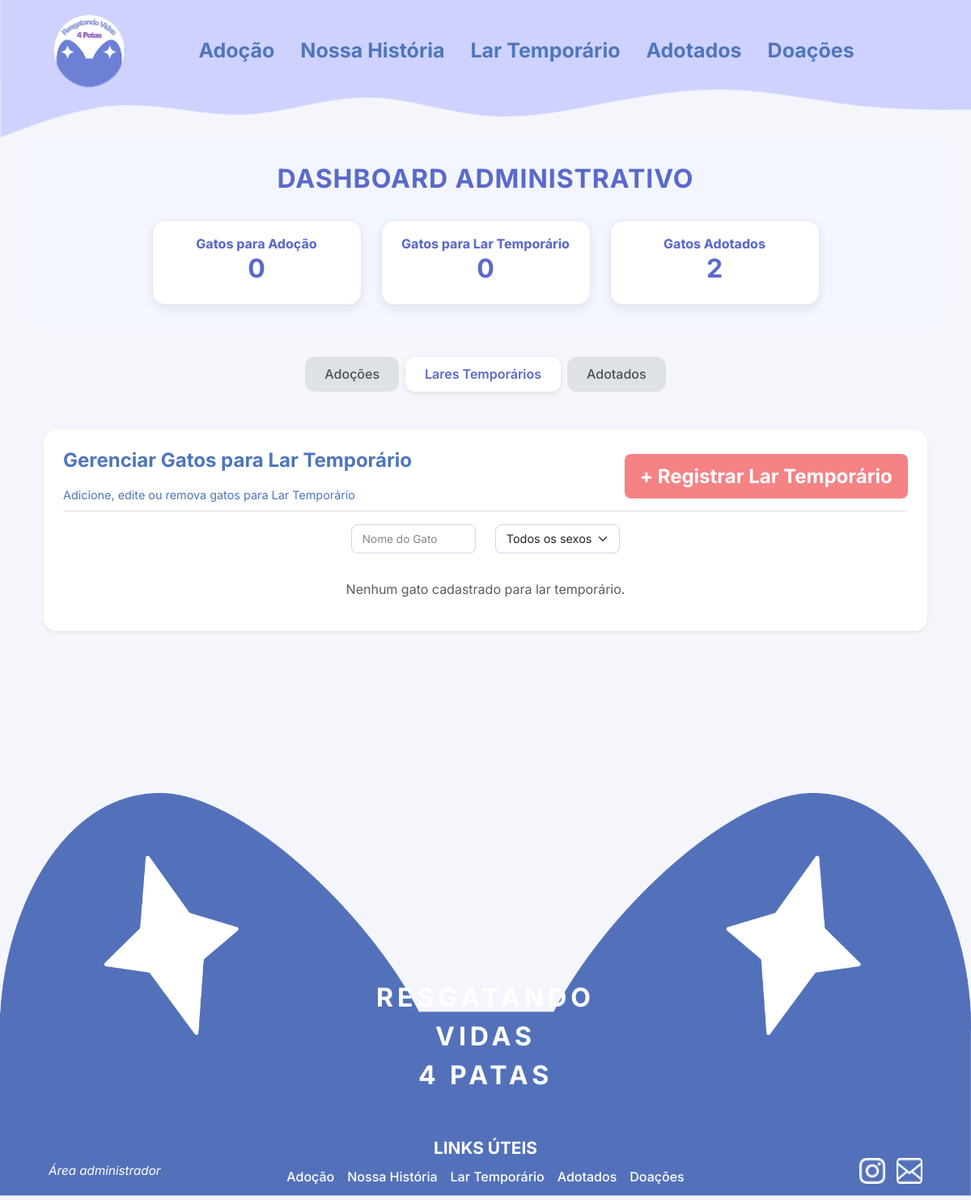
/gatos/dashboard_admin_lar_temporario, run on an earlier commit of the app's database.
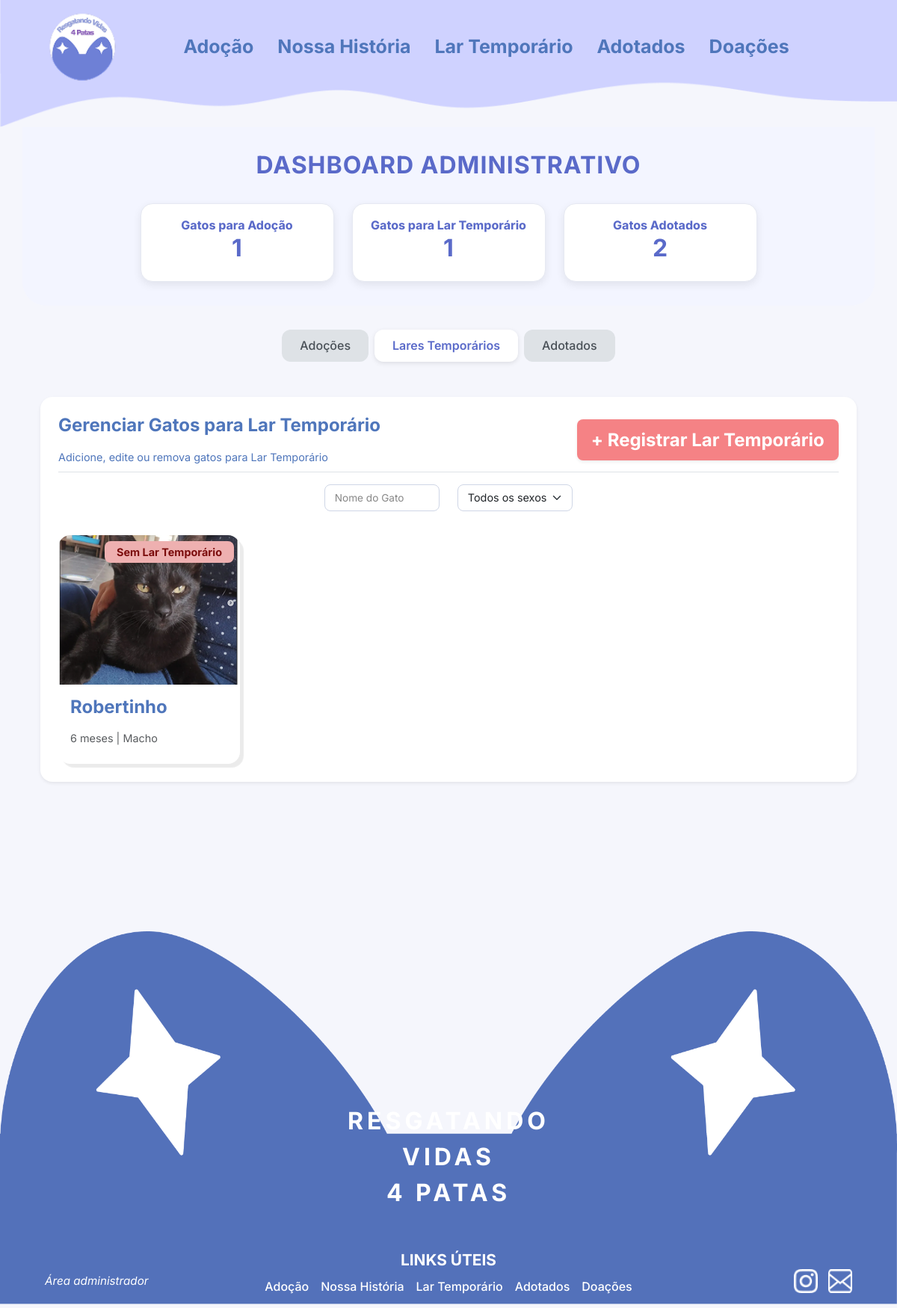
And on a later commit of the database.
### gatos/models.py (models this page shows, shortened)
class Gato(models.Model):
    SEXO_CHOICES = [
        ("M", "Macho"),
        ("F", "Fêmea"),
    ]
    nome = models.CharField(max_length=100, verbose_name="Nome do gato")
    sexo = models.CharField(max_length=1, choices=SEXO_CHOICES, verbose_name="Sexo", blank=False, null=False)
    idade = models.CharField(max_length=10, verbose_name="Idade")
    descricao = models.TextField(max_length=10000, verbose_name="Sobre o gato")
    imagem = models.ImageField(upload_to="gatos/", verbose_name="Foto do gato")
    lar_temporario = models.BooleanField(default=False, verbose_name="Precisa de lar temporário")
    cuidado = models.ForeignKey(Cuidado, on_delete=models.CASCADE, verbose_name="Cuidados")
    temperamento = models.ForeignKey(Temperamento, on_delete=models.CASCADE, verbose_name="Temperamento")
    sociavel = models.ForeignKey(Sociavel, on_delete=models.CASCADE, verbose_name="Socialização")
    moradia = models.ForeignKey(Moradia, on_delete=models.CASCADE, verbose_name="Moradia adequada")
    adotado = models.BooleanField(default=False, verbose_name="Adotado")
    created_at = models.DateTimeField(auto_now_add=True, verbose_name="Criado em")
    updated_at = models.DateTimeField(auto_now=True, verbose_name="Atualizado em")
    class Meta:
        verbose_name = "Gato"
        verbose_name_plural = "Gatos"
        db_table = "gatos"
        ordering = ["-created_at"]

### gatos/views.py (the view)
# urls.py: path("dashboard_admin_lar_temporario", dashboard_admin_lar_temporario, name="dashboard_admin_lar_temporario"),    # Função para conseguir acessar a tela de DashBoard do Admin - Com os gatos para Lar_T
def dashboard_admin_lar_temporario(request):
    gatos = Gato.objects.filter(lar_temporario=True)
    gatos = gatos.exclude(id__in=Adotados.objects.values_list('gato_id', flat=True))
    nome = request.GET.get("nome")
    if nome:
        gatos = gatos.filter(nome__icontains=nome)
    sexo = request.GET.get("sexo")
    if sexo in ["M", "F"]:
        gatos = gatos.filter(sexo=sexo)
    gatos_em_lar_ids = LarTemporarioAtual.objects.values_list("gato_id", flat=True)
    for gato in gatos:
        gato.em_lar = gato.id in gatos_em_lar_ids
    context = {
        "gatos": gatos,
    }
    return render(request, "gatos/dashboard_admin_lar_temporario.html", context)

### gatos/context_processors.py (called while the page is built)
def dashboard_totals(request):
    total_para_adocao = Gato.objects.exclude(id__in=Adotados.objects.values("gato")).count()
    total_lar_temporario = Gato.objects.filter(lar_temporario=True).exclude(id__in=Adotados.objects.values("gato")).count()
    total_adotados = Adotados.objects.count()
    return {
        "total_para_adocao": total_para_adocao,
        "total_lar_temporario": total_lar_temporario,
        "total_adotados": total_adotados,
    }

### gatos/templates/gatos/dashboard_admin_lar_temporario.html (shortened to what this page needs)
{% extends "ong/base_admin.html" %}
{% load static %}
{% block content %}
<link rel="stylesheet" href="{% static 'css/dashboard_admin_adocoes.css' %}">
<div class="container py-4">
    <div class="p-4 bg-white shadow-sm rounded-4">
        <div class="d-flex justify-content-between align-items-center mb-3 border-bottom pb-2">
            <div>
                <h2 class="fw-bold text-primary">Gerenciar Gatos para Lar Temporário</h2>
                <p class="subtitle-custom mb-0">Adicione, edite ou remova gatos para Lar Temporário</p>
            </div>
            <a href="{% url 'gatos:adicionar_gato' %}" class="btn btn-danger fw-bold shadow-sm rounded-3"> + Registrar Lar Temporário </a>
        </div>
        <form method="GET" action="">
            <div class="row justify-content-center mb-4">
                <div class="col-md-2 col-sm-4 mb-2">
                    <input type="text" name="nome" class="form-control form-control-sm search-input" placeholder="Nome do Gato" onkeyup="debounceSubmit(this.form, 600)" value="{{ request.GET.nome|default:'' }}">
                </div>
                <div class="col-md-2 col-sm-4 mb-2">
                    <select name="sexo" class="form-select form-select-sm search-input" onchange="this.form.submit()">
                        <option value="">Todos os sexos</option>
                    </select>
                </div>
            </div>
        </form>
        <div class="row g-4">
            {% for gato in gatos %}
            <div class="col-lg-3 col-md-4 col-sm-6">
                <div class="card border-0 h-100 rounded-4 overflow-hidden">
                    {% if gato.em_lar %}
                        <div class="position-absolute top-0 end-0 m-2 px-3 py-1 fw-bold rounded-3" style="background-color: #B0EEB2; font-size: 0.9rem; color: #227B0C;">
                            Em Lar Temporário
                        </div>
                    {% else %}
                        <div class="position-absolute top-0 end-0 m-2 px-3 py-1 fw-bold rounded-3" style="background-color: #EEB0B0; font-size: 0.9rem; color: #7B0C0C;">
                            Sem Lar Temporário
                        </div>
                    {% endif %}
                    {% if gato.imagem %}
                        <img src="{{ gato.imagem.url }}" class="card-img-top" alt="{{ gato.nome }}" style="object-fit: cover; height: 200px;">
                    {% else %}
                        <img src="https://placehold.co/300x200?text=Sem+Foto" class="card-img-top" alt="Sem imagem">
                    {% endif %}
                    <div class="card-body d-flex flex-column">
                        <div class="d-flex justify-content-between align-items-center mb-2">
                            <h5 class="card-title mb-0 fw-bold text-primary">{{ gato.nome }}</h5>
                        </div>
                        <p class="card-text mb-2 text-muted small"> {{ gato.idade }} |
                            {% if gato.sexo == 'M' %}
                            Macho
                            {% else %}
                            Fêmea
                            {% endif %}
                        </p>
                    </div>
                </div>
            </div>
            {% empty %}
            <p class="text-muted text-center">Nenhum gato cadastrado para lar temporário.</p>
            {% endfor %}
        </div>
    </div>
</div>
{% endblock %}

What changed in the data, as far as the page shows it:
added Gato: shows "Sem Lar Temporário", imagem (picture), nome "Robertinho", idade "6 meses", sexo "Macho"
Also different on the page:
{{ total_para_adocao|default:"0" }}: "0" → "1"
{{ total_lar_temporario|default:"0" }}: "0" → "1"
text no longer shown: "Nenhum gato cadastrado para lar temporário."
